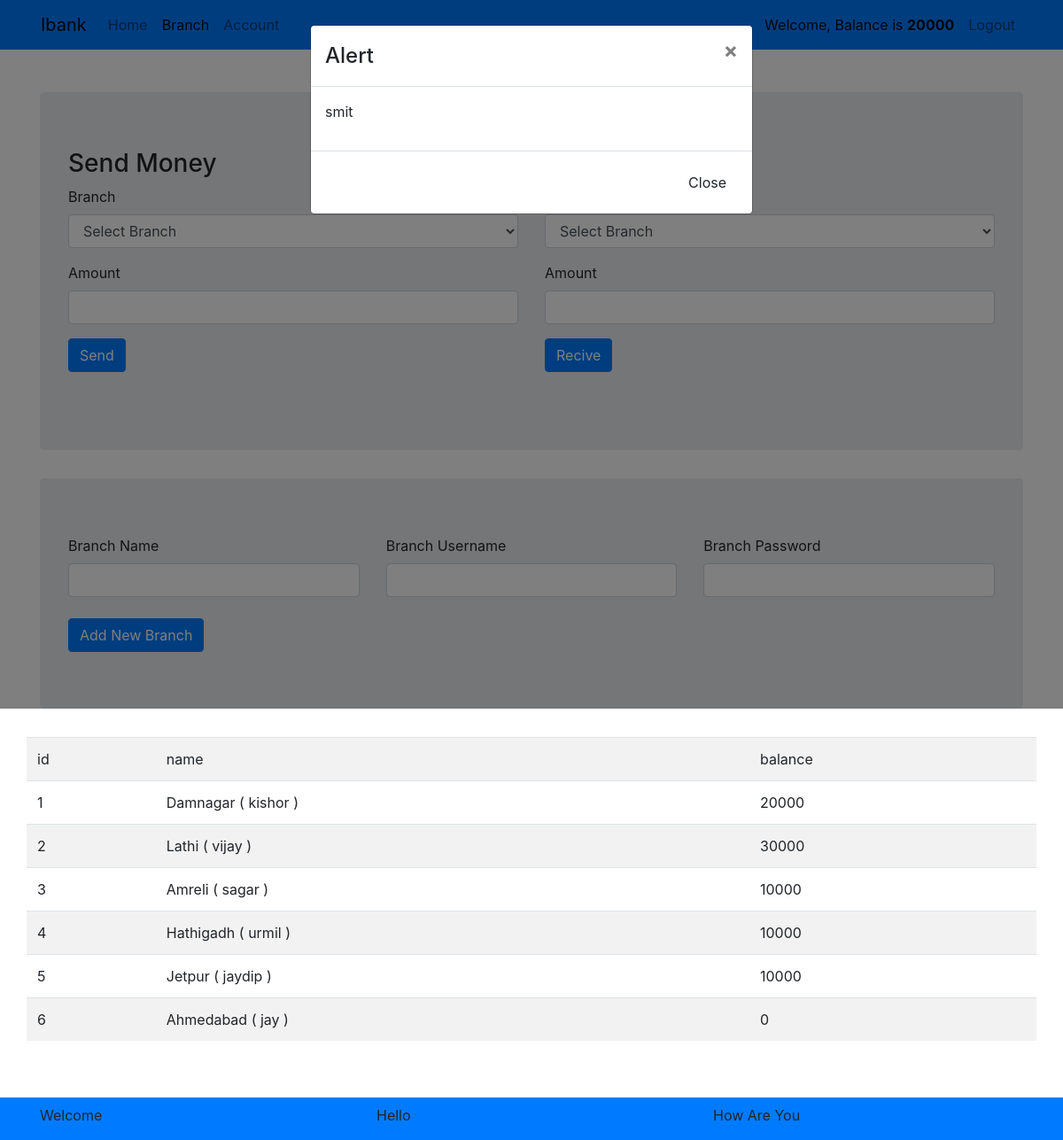
Screenshot of /headbranch/branch (signed in) with the database file from the repository.
### headbranch/models.py (models this page shows, shortened)
class Branch(models.Model):
    branch_id = models.AutoField(primary_key=True)
    branch_username = models.CharField(max_length=50,unique=True)
    branch_name = models.CharField(max_length=50)
    branch_balance = models.IntegerField(default=0)
    branch_password = models.CharField(max_length=100,default='')

### headbranch/views.py (the view)
# urls.py: path('branch',views.branch,name='branch'),
def branch(request):
    print(request)
    params = hb_auth(request)
    if params['hb_auth'] == False:
        return redirect('/headbranch')
    params = alert(request,params)
    if params['hb_auth'] == True:
        branchs = Branch.objects.all()
        params['branchs'] = branchs
    params['page'] = 'branch'
    return render(request,'headbranch/branch.html',params)

### headbranch/views.py (called while the page is built)
def hb_auth(request):
    params = {}
    if request.session.get('hb_auth',False):
        params['hb_auth'] = True
        hbranch =  HeadBranch.objects.all()
        params['balance'] = hbranch[0].hbranch_balance
    else:
        params['hb_auth'] = False
    return params

def alert(request,params):
    if request.session.get('alert',False):
        params['alert'] = request.session.get('alert')
        request.session.pop('alert')
    return params

### headbranch/templates/headbranch/branch.html (shortened to what this page needs)
{% extends 'headbranch/basic.html' %}
{% block body %}
<div class="container">
    {% if hb_auth == True %}
    <div class="jumbotron">
        <div class="row mb-4">
            <div class="col-md-6">
                <h3>Send Money</h3>
                <form action="send_money" method="POST" id="send_money">
                    <div class="form-group">
                        <label for="branch_id">
                            Branch
                        </label>
                        <select name="branch_id" class="form-control" id="branch_id">
                            <option value="0">Select Branch</option>
                        </select>
                    </div>
                    <div class="form-group">
                        <label for="amount">
                            Amount
                        </label>
                        <input type="number" name="amount" class="form-control" id="amount" />
                    </div>
                    <button type="submit" class="btn btn-primary" id="btn_send">
                        Send
                    </button>
                </form>
            </div>
            <div class="col-md-6">
                <h3>Recive Money</h3>
                <form action="recive_money" method="POST" id="recive_money">
                    <div class="form-group">
                        <label for="branch_id">
                        </label>
                        <select name="branch_id" class="form-control" id="branch_id">
                            <option value="0">Select Branch</option>
                        </select>
                    </div>
                    <div class="form-group">
                        <label for="amount">
                            Amount
                        </label>
                        <input type="number" name="amount" class="form-control" id="amount" />
                    </div>
                    <button type="submit" class="btn btn-primary" id="btn_recive">
                        Recive
                    </button>
                </form>
            </div>
        </div>
    </div>
    <div class="jumbotron">
        <div class="row">
            <div class="col-12">
                <form action="add_branch" method="POST" id="add_branch">
                    <div class="form-group row">
                        <div class="col">
                            <label for="name">
                                Branch Name
                            </label>
                            <input type="text" name="name" class="form-control" id="name" />
                        </div>
                        <div class="col">
                            <label for="username">
                                Branch Username
                            </label>
                            <input type="text" name="username" class="form-control" id="username" />
                        </div>
                        <div class="col">
                            <label for="password">
                                Branch Password
                            </label>
                            <input type="text" name="password" class="form-control" id="password" />
                        </div>
                    </div>
                    <button type="submit" class="btn btn-primary mt-2" id="btn_recive">
                        Add New Branch
                    </button>
                </form>
            </div>
        </div>
    </div>
    <div class="row">
        <table class="table table-striped table-hover">
            <tr>
                <td>id</td>
                <td>name</td>
                <td>balance</td>
            </tr>
            {% for i in branchs %}
            <tr>
                <td>{{ i.branch_id }}</td>
                <td>{{ i.branch_name }} ( {{ i.branch_username }} )</td>
                <td>{{ i.branch_balance }}</td>
            </tr>
            {% endfor %}
        </table>
    </div>
    {% endif %}
</div>
{% endblock %}

### headbranch/templates/headbranch/basic.html (shortened to what this page needs)
<!doctype html>
<html lang="en">
<head>
    <link rel="stylesheet" href="https://stackpath.bootstrapcdn.com/bootstrap/4.4.1/css/bootstrap.min.css"
>
</head>
<body>
    <div class="container-fluid bg-primary mb-5">
        <div class="container">
            <nav class="row navbar navbar-expand-sm navbar-light bg-primary">
                <a class="navbar-brand" href="#">Ibank</a>
                <div class="collapse navbar-collapse" id="navbarNav">
                    <ul class="navbar-nav">
                        {% if hb_auth == True %}
                        <li class="nav-item {% if page == 'index' %} active {% endif %} ">
                            <a class="nav-link" href="/headbranch/">Home</a>
                        </li>
                        <li class="nav-item {% if page == 'branch' %} active {% endif %} ">
                            <a class="nav-link" href="branch">Branch</a>
                        </li>
                        <li class="nav-item {% if page == 'account' %} active {% endif %} ">
                            <a class="nav-link" href="account">Account</a>
                        </li>
                        {% endif %}
                    </ul>
                    <ul class="navbar-nav ml-auto">
                        {% if hb_auth == True %}
                        <li class="nav-item">
                            <a class="nav-link active">Welcome, Balance is <b>{{ balance }}</b></a>
                        </li>
                        <li class="nav-item">
                            <a class="nav-link" href="logout">Logout</a>
                        </li>
                        {% else %}
                        <li class="nav-item">
                            <a class="nav-link" href="/"><button class="btn btn-success">Go Home</button></a>
                        </li>
                        {% endif %}
                    </ul>
                </div>
            </nav>
        </div>
    </div>
    {% block body %}
    {% endblock %}
    <div class="container-fluid bg-primary mt-5 pb-3 pt-2">
        <div class="container">
            <div class="row">
                <div class="col-sm-4 col-12">Welcome</div>
                <div class="col-sm-4 col-12">Hello</div>
                <div class="col-sm-4 col-12">How Are You</div>
            </div>
        </div>
    </div>
</body>
</html>
{% if alert is not None %}
<div class="modal fade" id="myModal" role="dialog">
    <div class="modal-dialog">
        <div class="modal-content">
            <div class="modal-header">
                <h4 class="modal-title">Alert</h4>
                <button type="button" class="close" data-dismiss="modal">&times;</button>
            </div>
            <div class="modal-body">
                <p>{{ alert }}</p>
            </div>
            <div class="modal-footer">
                <button type="button" class="btn btn-default" id="btn_close" data-dismiss="modal">Close</button>
            </div>
        </div>
    </div>
</div>
{% endif %}

### headbranch/templates/headbranch/basic.html (style rules this page uses)
input[type=number] { -moz-appearance: textfield; }

### rows the page displays
Branch: branch_id "1", branch_name "Damnagar", branch_username "kishor", branch_balance "20000"
Branch: branch_id "2", branch_name "Lathi", branch_username "vijay", branch_balance "30000"
Branch: branch_id "3", branch_name "Amreli", branch_username "sagar", branch_balance "10000"
Branch: branch_id "4", branch_name "Hathigadh", branch_username "urmil", branch_balance "10000"
Branch: branch_id "5", branch_name "Jetpur", branch_username "jaydip", branch_balance "10000"
Branch: branch_id "6", branch_name "Ahmedabad", branch_username "jay", branch_balance "0"

### other values shown
{{ balance }} "20000"
{{ alert }} "smit"
